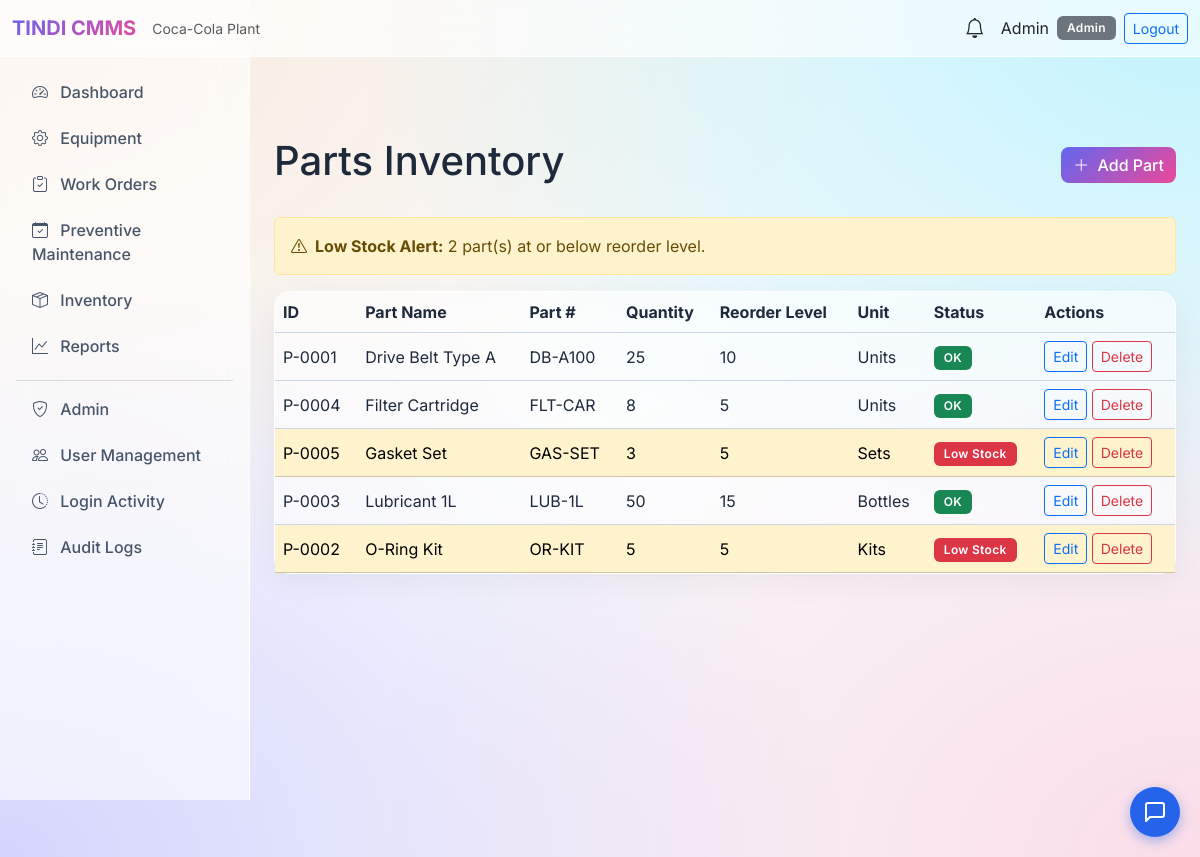
The page /inventory (signed in) on the database its author committed.
### tables this page shows
CREATE TABLE users (
    id INTEGER PRIMARY KEY AUTOINCREMENT,
    name TEXT NOT NULL,
    email TEXT UNIQUE NOT NULL,
    password_hash TEXT NOT NULL,
    role TEXT NOT NULL CHECK(role IN ('Admin', 'Maintenance Manager', 'Technician', 'Store Manager')),
    is_active INTEGER DEFAULT 1,
    created_at TIMESTAMP DEFAULT CURRENT_TIMESTAMP,
    updated_at TIMESTAMP DEFAULT CURRENT_TIMESTAMP
, last_login TIMESTAMP, password TEXT);

CREATE TABLE inventory (
    id INTEGER PRIMARY KEY AUTOINCREMENT,
    part_name TEXT NOT NULL,
    part_number TEXT,
    quantity INTEGER DEFAULT 0 CHECK(quantity >= 0),
    reorder_level INTEGER DEFAULT 5,
    unit TEXT DEFAULT 'Units',
    location TEXT,
    supplier TEXT,
    unit_cost REAL DEFAULT 0,
    created_at TIMESTAMP DEFAULT CURRENT_TIMESTAMP,
    updated_at TIMESTAMP DEFAULT CURRENT_TIMESTAMP
);

### app/routes/inventory_routes.py (the view)
@inventory_bp.route('')
@login_required
@role_required('Admin', 'Store Manager', 'Maintenance Manager')
def list_inventory():
    items = get_all()
    low = get_low_stock()
    can_manage = session.get('user_role') in ['Admin', 'Store Manager']
    return render_template('inventory/list.html', inventory=items, low_stock=low, can_manage=can_manage)

### app/models/inventory.py (called while the page is built)
def get_all():
    return execute_query("SELECT * FROM inventory ORDER BY part_name", fetch_all=True)

def get_low_stock():
    return execute_query(
        "SELECT * FROM inventory WHERE quantity <= reorder_level ORDER BY quantity ASC",
        fetch_all=True
    )

### app/models/notification.py (called while the page is built)
def get_unread(user_id):
    return execute_query(
        "SELECT * FROM notifications WHERE user_id = ? AND is_read = 0 ORDER BY created_at DESC",
        (user_id,), fetch_all=True
    )

### app/models/user.py (called while the page is built)
def get_by_id(user_id):
    return execute_query(
        "SELECT id, name, email, role, is_active FROM users WHERE id = ?",
        (user_id,), fetch_one=True
    )

### app/routes/auth_routes.py (called while the page is built)
def login_required(f):
    @wraps(f)
    def decorated(*args, **kwargs):
        if 'user_id' not in session:
            flash('Please log in to access this page.', 'warning')
            return redirect(url_for('auth.login'))
        return f(*args, **kwargs)
    return decorated

def role_required(*allowed_roles):
    def decorator(f):
        @wraps(f)
        def decorated(*args, **kwargs):
            if 'user_id' not in session:
                flash('Please log in.', 'warning')
                return redirect(url_for('auth.login'))
            user = get_by_id(session['user_id'])
            if not user or user['role'] not in allowed_roles:
                flash('Access denied. Insufficient permissions.', 'danger')
                return redirect(url_for('main.dashboard'))
            return f(*args, **kwargs)
        return decorated
    return decorator

### database/db.py (called while the page is built)
def get_connection():
    conn = sqlite3.connect(DATABASE)
    conn.row_factory = sqlite3.Row
    conn.execute("PRAGMA foreign_keys = ON")
    return conn

def execute_query(query, params=(), fetch_one=False, fetch_all=False, commit=True):
    conn = get_connection()
    cursor = conn.cursor()
    cursor.execute(query, params)
    result = None
    if fetch_one:
        row = cursor.fetchone()
        result = dict(row) if row else None
    elif fetch_all:
        rows = cursor.fetchall()
        result = [dict(row) for row in rows]
    else:
        if commit:
            conn.commit()
        result = cursor.lastrowid
    conn.close()
    return result

### templates/inventory/list.html (shortened to what this page needs)
{% extends "base.html" %}
{% block content %}
<div class="d-flex justify-content-between align-items-center mb-4">
    <h1>Parts Inventory</h1>
    {% if can_manage %}
    <a href="{{ url_for('inventory.add') }}" class="btn btn-primary"><i class="bi bi-plus-lg me-1"></i> Add Part</a>
    {% endif %}
</div>
{% if low_stock %}
<div class="alert alert-warning mb-3"><i class="bi bi-exclamation-triangle me-2"></i><strong>Low Stock Alert:</strong> {{ low_stock | length }} part(s) at or below reorder level.</div>
{% endif %}
<div class="card">
    <div class="table-responsive">
        <table class="table table-dark table-hover mb-0">
            <thead>
                <tr>
                    <th>ID</th>
                    <th>Part Name</th>
                    <th>Part #</th>
                    <th>Quantity</th>
                    <th>Reorder Level</th>
                    <th>Unit</th>
                    <th>Status</th>
                    <th>Actions</th>
                </tr>
            </thead>
            <tbody>
                {% for p in inventory %}
                <tr class="{{ 'table-warning' if p.quantity <= p.reorder_level else '' }}">
                    <td>P-{{ "%04d" % p.id }}</td>
                    <td>{{ p.part_name }}</td>
                    <td>{{ p.part_number or '-' }}</td>
                    <td>{{ p.quantity }}</td>
                    <td>{{ p.reorder_level }}</td>
                    <td>{{ p.unit }}</td>
                    <td>
                        {% if p.quantity <= p.reorder_level %}<span class="badge bg-danger">Low Stock</span>
                        {% else %}<span class="badge bg-success">OK</span>{% endif %}
                    </td>
                    <td>
                        {% if can_manage %}
                        <a href="{{ url_for('inventory.edit', inv_id=p.id) }}" class="btn btn-sm btn-outline-primary">Edit</a>
                        <form method="POST" action="{{ url_for('inventory.delete_item', inv_id=p.id) }}" class="d-inline" onsubmit="return confirm('Delete this part?');">
                            <button type="submit" class="btn btn-sm btn-outline-danger">Delete</button>
                        </form>
                        {% endif %}
                    </td>
                </tr>
                {% else %}
                <tr><td colspan="8" class="text-center text-muted">No inventory items.</td></tr>
                {% endfor %}
            </tbody>
        </table>
    </div>
</div>
{% endblock %}

### templates/base.html (shortened to what this page needs)
<!DOCTYPE html>
<html lang="en">
<head>
    <link href="https://cdn.jsdelivr.net/npm/bootstrap@5.3.2/dist/css/bootstrap.min.css" rel="stylesheet">
    <link href="https://cdn.jsdelivr.net/npm/bootstrap-icons@1.11.1/font/bootstrap-icons.css" rel="stylesheet">
</head>
<body>
    {% if current_user %}
    <nav class="navbar navbar-expand-lg navbar-light navbar-custom">
        <div class="container-fluid">
            <a class="navbar-brand brand-gradient fw-bold" href="{{ url_for('main.dashboard') }}">TINDI CMMS</a>
            <span class="text-muted small">Coca-Cola Plant</span>
            <div class="ms-auto d-flex align-items-center">
                <div class="dropdown me-3">
                    <a class="text-dark position-relative" href="#" data-bs-toggle="dropdown">
                        <i class="bi bi-bell fs-5"></i>
                    </a>
                </div>
                <span class="text-dark me-2">{{ current_user.name }}</span>
                <span class="badge bg-secondary">{{ current_user.role }}</span>
                <a href="{{ url_for('auth.logout') }}" class="btn btn-outline-primary btn-sm ms-2">Logout</a>
            </div>
        </div>
    </nav>
    <div class="d-flex">
        <aside class="sidebar position-fixed top-0 start-0 vh-100"
            style="width: var(--sidebar-width); padding-top: 56px;">
            <nav class="nav flex-column p-3">
                <a class="nav-link rounded"
                    href="{{ url_for('admin.dashboard') if current_user.role == 'Admin' else url_for('main.dashboard') }}"><i
                        class="bi bi-speedometer2 me-2"></i> Dashboard</a>
                {% if current_user.role in ['Admin', 'Maintenance Manager', 'Technician'] %}
                <a class="nav-link rounded" href="{{ url_for('equipment.list_equipment') }}"><i
                        class="bi bi-gear me-2"></i> Equipment</a>
                {% endif %}
                {% if current_user.role in ['Admin', 'Maintenance Manager', 'Technician'] %}
                <a class="nav-link rounded" href="{{ url_for('work_order.list_work_orders') }}"><i
                        class="bi bi-clipboard-check me-2"></i> Work Orders</a>
                {% endif %}
                {% if current_user.role in ['Admin', 'Maintenance Manager'] %}
                <a class="nav-link rounded" href="{{ url_for('maintenance.list_schedules') }}"><i
                        class="bi bi-calendar-check me-2"></i> Preventive Maintenance</a>
                {% endif %}
                {% if current_user.role in ['Admin', 'Store Manager', 'Maintenance Manager'] %}
                <a class="nav-link rounded" href="{{ url_for('inventory.list_inventory') }}"><i
                        class="bi bi-box-seam me-2"></i> Inventory</a>
                {% endif %}
                {% if current_user.role in ['Admin', 'Maintenance Manager'] %}
                <a class="nav-link rounded" href="{{ url_for('reports.index') }}"><i class="bi bi-graph-up me-2"></i>
                    Reports</a>
                {% endif %}
                {% if current_user.role == 'Admin' %}
                <hr class="border-secondary my-2">
                <a class="nav-link rounded" href="{{ url_for('admin.dashboard') }}"><i
                        class="bi bi-shield-check me-2"></i> Admin</a>
                <a class="nav-link rounded" href="{{ url_for('admin.users') }}"><i class="bi bi-people me-2"></i> User
                    Management</a>
                <a class="nav-link rounded" href="{{ url_for('admin.login_activity') }}"><i
                        class="bi bi-clock-history me-2"></i> Login Activity</a>
                <a class="nav-link rounded" href="{{ url_for('audit.audit_logs') }}"><i
                        class="bi bi-journal-text me-2"></i> Audit Logs</a>
                {% endif %}
            </nav>
        </aside>
        <main class="main-content flex-grow-1 p-4" style="padding-top: 80px !important;">
            {% block content %}{% endblock %}
        </main>
    </div>
    {% else %}
    {% block full_page %}{% endblock %}
    {% endif %}
    {% include 'chatbot_widget.html' %}
</body>
</html>

### templates/base.html (style rules this page uses)
:root { --sidebar-width: 250px; --glass-bg: rgba(255, 255, 255, 0.6); --glass-border: rgba(255, 255, 255, 0.8); --accent-glow: rgba(99, 102, 241, 0.4); }
body { background-color: #f8fafc; background-image: radial-gradient(at 0% 0%, hsla(28,100%,74%,0.25) 0px, transparent 50%), radial-gradient(at 100% 0%, hsla(189,100%,56%,0.25) 0px, transparent 50%), radial-gradient(at 100% 100%, hsla(340,100%,76%,0.25) 0px, transparent 50%), radial-gradient(at 0% 100%, hsla(242,100%,70%,0.25) 0px, transparent 50%); background-attachment: fixed; color: #1e293b; font-family: 'Inter', sans-serif; min-height: 100vh; }
.sidebar { min-height: 100vh; background: var(--glass-bg); backdrop-filter: blur(24px); -webkit-backdrop-filter: blur(24px); border-right: 1px solid var(--glass-border); transition: all 0.3s ease; }
.sidebar .nav-link { color: #475569; border-radius: 8px; margin-bottom: 6px; transition: all 0.3s cubic-bezier(0.4, 0, 0.2, 1); font-weight: 500; }
.main-content { margin-left: var(--sidebar-width); min-height: 100vh; background: transparent; }
.card { background: var(--glass-bg); backdrop-filter: blur(24px); -webkit-backdrop-filter: blur(24px); border: 1px solid var(--glass-border); border-radius: 16px; color: #1e293b; box-shadow: 0 8px 32px rgba(0, 0, 0, 0.05); transition: transform 0.3s ease, box-shadow 0.3s ease; }
.table { color: #1e293b; vertical-align: middle; }
.table-dark { --bs-table-bg: transparent; --bs-table-color: #1e293b; --bs-table-border-color: #cbd5e1; --bs-table-striped-bg: rgba(0, 0, 0, 0.02); --bs-table-striped-color: #1e293b; --bs-table-hover-bg: rgba(0, 0, 0, 0.04); --bs-table-hover-color: #1e293b; color: #1e293b; border-color: #cbd5e1; }
.navbar-custom { background: var(--glass-bg) !important; backdrop-filter: blur(24px); -webkit-backdrop-filter: blur(24px); border-bottom: 1px solid var(--glass-border); z-index: 1030; }
.brand-gradient { background: linear-gradient(135deg, #6366f1 0%, #ec4899 100%); -webkit-background-clip: text; background-clip: text; -webkit-text-fill-color: transparent; text-shadow: none; }
.btn-primary { background: linear-gradient(135deg, #6366f1 0%, #ec4899 100%); border: none; border-radius: 8px; font-weight: 500; color: #ffffff; transition: all 0.3s ease; }
.badge { padding: 6px 10px; border-radius: 6px; font-weight: 600; letter-spacing: 0.3px; }

### rows shown on the page
users: name "Admin", role "Admin"
inventory: id "0001", part_name "Drive Belt Type A", part_number "DB-A100", quantity "25", reorder_level "10", unit "Units", shows "OK"
inventory: id "0004", part_name "Filter Cartridge", part_number "FLT-CAR", quantity "8", reorder_level "5", unit "Units", shows "OK"
inventory: id "0005", part_name "Gasket Set", part_number "GAS-SET", quantity "3", reorder_level "5", unit "Sets", shows "Low Stock"
inventory: id "0003", part_name "Lubricant 1L", part_number "LUB-1L", quantity "50", reorder_level "15", unit "Bottles", shows "OK"
inventory: id "0002", part_name "O-Ring Kit", part_number "OR-KIT", quantity "5", reorder_level "5", unit "Kits", shows "Low Stock"

### other values the page prints
{{ low_stock | length }} "2"
